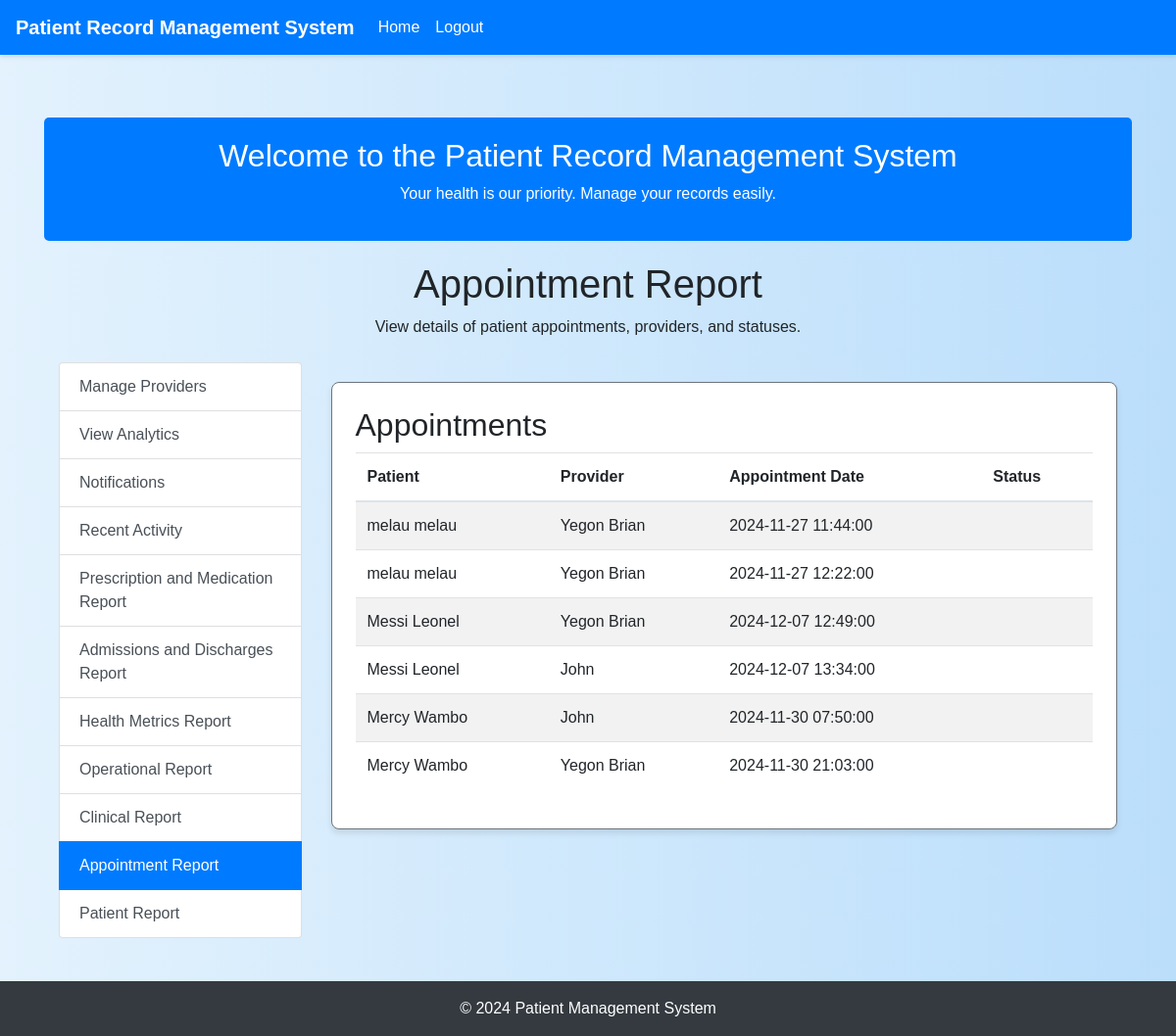
The app's page /appointment_report (signed in) with its own data.
### app/models.py (models this page shows, shortened)
class Appointment(db.Model):
    id = db.Column(db.Integer, primary_key=True)
    patient_request_id = db.Column(db.Integer, db.ForeignKey('appointment_request.id'), nullable=False)
    provider_id = db.Column(db.Integer, db.ForeignKey('user.id'), nullable=False)
    appointment_date = db.Column(db.DateTime, default=datetime.utcnow)
    notes = db.Column(db.Text)
    patient_request = db.relationship('AppointmentRequest', backref='appointments', lazy=True)

class Patient(db.Model):
    id = db.Column(db.Integer, primary_key=True)
    user_id = db.Column(db.Integer, db.ForeignKey('user.id'), unique=True, nullable=False)
    first_name = db.Column(db.String(100), nullable=False)
    last_name = db.Column(db.String(100), nullable=False)
    dob = db.Column(db.Date, nullable=False)
    phone_number = db.Column(db.String(15), nullable=True)
    address = db.Column(db.String(255), nullable=True)
    is_admitted = db.Column(db.Boolean, default=False)
    room_id = db.Column(db.Integer, db.ForeignKey('room.id'), nullable=True)
    bed_id = db.Column(db.Integer, db.ForeignKey('bed.id'), nullable=True)
    room = db.relationship('Room', backref='patients', lazy=True)
    bed = db.relationship('Bed', backref='patients', lazy=True)

class User(db.Model, UserMixin):
    id = db.Column(db.Integer, primary_key=True)
    username = db.Column(db.String(150), unique=True, nullable=False)
    email = db.Column(db.String(150), unique=True, nullable=False)
    password_hash = db.Column(db.String(150), nullable=False)  # For hashed password
    is_provider = db.Column(db.Boolean, default=False)
    is_active = db.Column(db.Boolean, default=True)
    role = db.Column(db.String(50), nullable=False)
    specialization = db.Column(db.String(50), nullable=True)
    otp = db.Column(db.String(6), nullable=True)  # Stores the OTP
    otp_expiration = db.Column(db.DateTime, nullable=True)  # Stores OTP expiration time
    patient_info = db.relationship('Patient', backref='user', uselist=False)
    patient_records_created = db.relationship('PatientRecord', backref='creator', lazy=True, foreign_keys='PatientRecord.user_id')
    patient_records = db.relationship('PatientRecord', backref='doctor', lazy=True, foreign_keys='PatientRecord.doctor_id')
    medical_records = db.relationship('MedicalRecord', backref='creator', lazy=True, foreign_keys='MedicalRecord.user_id')
    appointments_as_patient = db.relationship('AppointmentRequest', backref='patient_requester', lazy=True, foreign_keys='AppointmentRequest.user_id')
    appointments_as_provider = db.relationship('Appointment', backref='appointment_provider', lazy=True, foreign_keys='Appointment.provider_id')
    prescriptions_as_patient = db.relationship(
        'Prescription',
        backref='prescription_patient',
        lazy=True,
        foreign_keys='Prescription.patient_id',
        primaryjoin="User.id == Prescription.patient_id"
    )
    prescriptions_as_provider = db.relationship(
        'Prescription',
        backref='prescription_provider',
        lazy=True,
        foreign_keys='Prescription.provider_id',
        primaryjoin="User.id == Prescription.provider_id"
    )
    admissions_made = db.relationship('AdmissionRecord', backref='admitting_doctor', lazy=True, foreign_keys='AdmissionRecord.doctor_id')
    discharges_made = db.relationship('DischargeRecord', backref='discharging_doctor', lazy=True, foreign_keys='DischargeRecord.doctor_id')
    @property
    def password(self):
        raise AttributeError("Password is not a readable attribute.")
    @password.setter
    def password(self, plaintext_password):
        self.password_hash = generate_password_hash(plaintext_password)

### app/route.py (the view)
@main_bp.route('/appointment_report')
@login_required
def appointment_report():
    appointments = Appointment.query.join(AppointmentRequest).join(Patient).all()
    return render_template('appointment_report.html', appointments=appointments)

### app/templates/appointment_report.html
{% extends "layout.html" %}
{% block content %}
    <div class="container-fluid">
        <div class="dashboard-header text-center mb-4">
            <h1>Appointment Report</h1>
            <p>View details of patient appointments, providers, and statuses.</p>
        </div>
        <div class="row">
            <nav class="col-md-3">
                <div class="list-group">
                    <a href="{{ url_for('main.user_management') }}" class="list-group-item list-group-item-action">Manage Providers</a>
                    <a href="{{ url_for('main.admin_analytics') }}" class="list-group-item list-group-item-action">View Analytics</a>
                    <a href="{{ url_for('main.notification_center') }}" class="list-group-item list-group-item-action">Notifications</a>
                    <a href="{{ url_for('main.system_logs') }}" class="list-group-item list-group-item-action">Recent Activity</a>
                    <a href="{{ url_for('main.prescription_report') }}" class="list-group-item list-group-item-action">Prescription and Medication Report</a>
                    <a href="{{ url_for('main.admissions_report') }}" class="list-group-item list-group-item-action">Admissions and Discharges Report</a>
                    <a href="{{ url_for('main.health_metrics_report') }}" class="list-group-item list-group-item-action">Health Metrics Report</a>
                    <a href="{{ url_for('main.operational_report') }}" class="list-group-item list-group-item-action">Operational Report</a>
                    <a href="{{ url_for('main.clinical_report') }}" class="list-group-item list-group-item-action">Clinical Report</a>
                    <a href="{{ url_for('main.appointment_report') }}" class="list-group-item list-group-item-action active">Appointment Report</a>
                    <a href="{{ url_for('main.patient_report') }}" class="list-group-item list-group-item-action">Patient Report</a>
                </div>
            </nav>
            <main class="col-md-9">
                <div class="card mb-4">
                    <div class="card-body">
                        <h2>Appointments</h2>
                        <table class="table table-striped">
                            <thead>
                                <tr>
                                    <th>Patient</th>
                                    <th>Provider</th>
                                    <th>Appointment Date</th>
                                    <th>Status</th>
                                </tr>
                            </thead>
                            <tbody>
                                {% for appointment in appointments %}
                                    <tr>
                                        <td>{{ appointment.patient_request.patient.first_name }} {{ appointment.patient_request.patient.last_name }}</td>
                                        <td>{{ appointment.appointment_provider.username }}</td>
                                        <td>{{ appointment.appointment_date }}</td>
                                        <td>{{ appointment.status }}</td>
                                    </tr>
                                {% else %}
                                    <tr>
                                        <td colspan="4" class="text-center">No appointments available.</td>
                                    </tr>
                                {% endfor %}
                            </tbody>
                        </table>
                    </div>
                </div>
            </main>
        </div>
    </div>
{% endblock %}

### app/static/css/style.css (style rules this page uses)
:root { --primary-color: #007bff; --secondary-color: #6c757d; --success-color: #28a745; --info-color: #17a2b8; --warning-color: #ffc107; --danger-color: #dc3545; --background-color: #f8f9fa; --footer-background: #343a40; }
body { background-color: var(--background-color); font-family: Arial, sans-serif; margin: 0; padding: 0; }
.card { border-radius: 0.5rem; border: 1px solid var(--secondary-color); box-shadow: 0 4px 6px rgba(0, 0, 0, 0.1); }
.card-body { padding: 1.5rem; }

### app/templates/layout.html (style rules this page uses)
body { display: flex; flex-direction: column; min-height: 100vh; background: linear-gradient(to right, #e3f2fd, #bbdefb); }
main { flex: 1; padding: 20px; }

### records on screen
Appointment: patient_request.patient.first_name "melau", patient_request.patient.last_name "melau", appointment_provider.username "Yegon Brian", appointment_date "2024-11-27 11:44:00"
Appointment: patient_request.patient.first_name "melau", patient_request.patient.last_name "melau", appointment_provider.username "Yegon Brian", appointment_date "2024-11-27 12:22:00"
Appointment: patient_request.patient.first_name "Messi", patient_request.patient.last_name "Leonel", appointment_provider.username "Yegon Brian", appointment_date "2024-12-07 12:49:00"
Appointment: patient_request.patient.first_name "Messi", patient_request.patient.last_name "Leonel", appointment_provider.username "John", appointment_date "2024-12-07 13:34:00"
Appointment: patient_request.patient.first_name "Mercy", patient_request.patient.last_name "Wambo", appointment_provider.username "John", appointment_date "2024-11-30 07:50:00"
Appointment: patient_request.patient.first_name "Mercy", patient_request.patient.last_name "Wambo", appointment_provider.username "Yegon Brian", appointment_date "2024-11-30 21:03:00"
